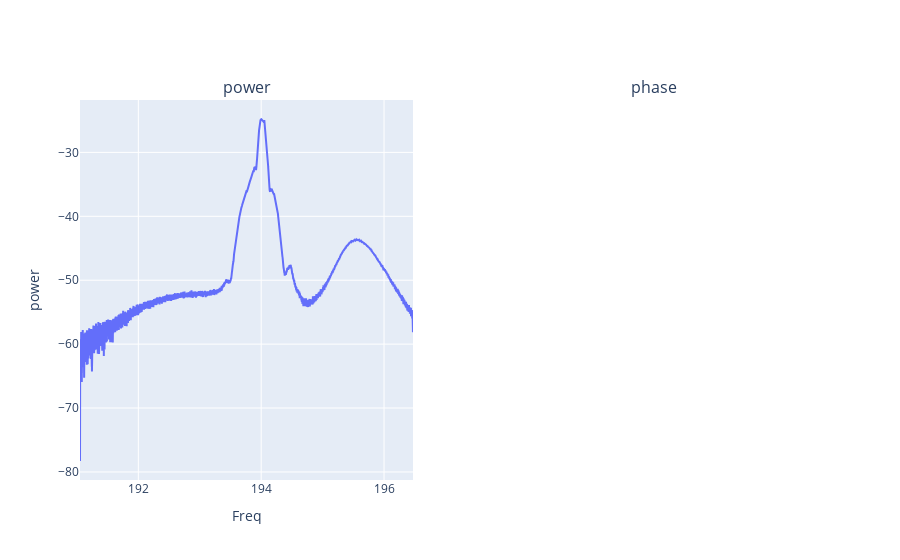

The cell this chart's notebook holds for it:
### Code cell
fig = make_subplots(rows=1, cols=2, subplot_titles=("power", "phase"))
go_element = lambda x,y,name: go.Scatter(x=x,y=y,mode='lines',name=name)
fig.add_trace(go_element(optFreq, optSpectrum, 'optSpectrum'), row=1, col=1)
fig.update_xaxes(title_text="Freq", row=1, col=1)
fig.update_yaxes(title_text="power", row=1, col=1)
fig.update_xaxes(title_text="Freq", row=1, col=2)
fig.update_yaxes(title_text="Phase", row=1, col=2)

### Figure 1 — Plotly figure (JSON) as saved in the notebook; plotly's stock layout.template omitted (floating-point values rounded to 4 significant figures; data arrays with more than 128 entries replaced by an {"elided": "..."} marker saying what was removed)
{"data": [{"mode": "lines", "name": "optSpectrum", "type": "scatter", "x": {"elided": "21651 float values"}, "xaxis": "x", "y": {"elided": "21651 float values"}, "yaxis": "y"}], "layout": {"annotations": [{"font": {"size": 16}, "showarrow": false, "text": "power", "x": 0.225, "xanchor": "center", "xref": "paper", "y": 1, "yanchor": "bottom", "yref": "paper"}, {"font": {"size": 16}, "showarrow": false, "text": "phase", "x": 0.775, "xanchor": "center", "xref": "paper", "y": 1, "yanchor": "bottom", "yref": "paper"}], "xaxis": {"anchor": "y", "domain": [0, 0.45], "title": {"text": "Freq"}}, "xaxis2": {"anchor": "y2", "domain": [0.55, 1], "title": {"text": "Freq"}}, "yaxis": {"anchor": "x", "domain": [0, 1], "title": {"text": "power"}}, "yaxis2": {"anchor": "x2", "domain": [0, 1], "title": {"text": "Phase"}}}}
